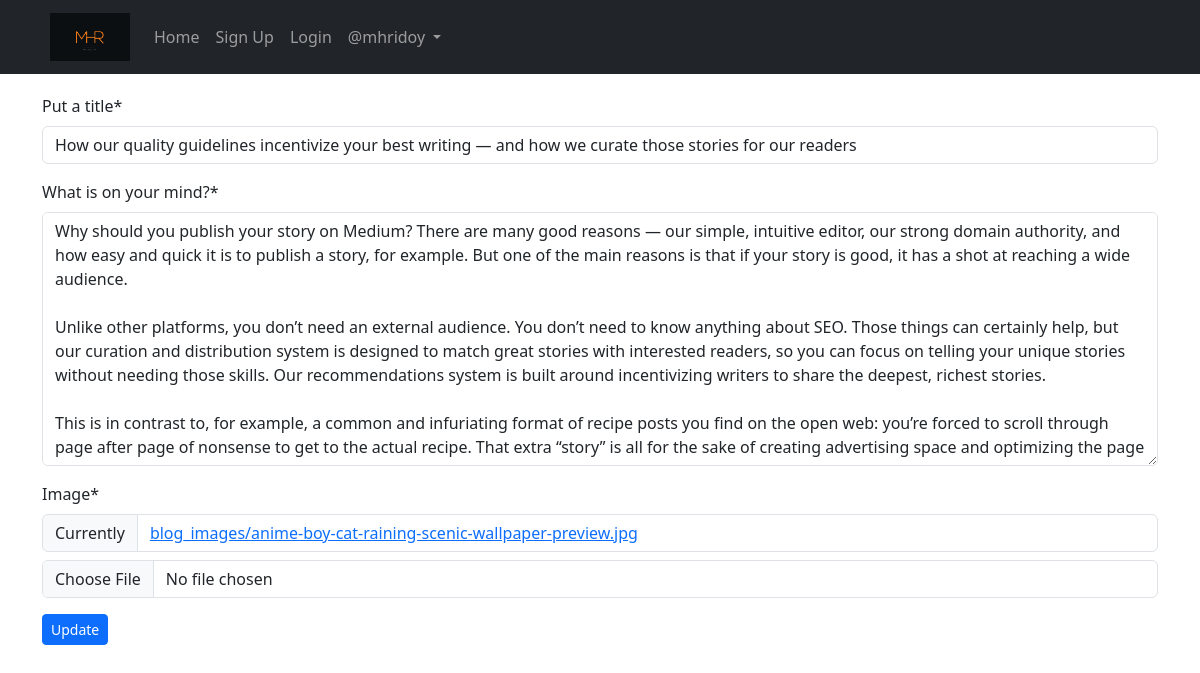
/blog/edit-blog/4/ (signed in), run on an earlier commit of the app's database.
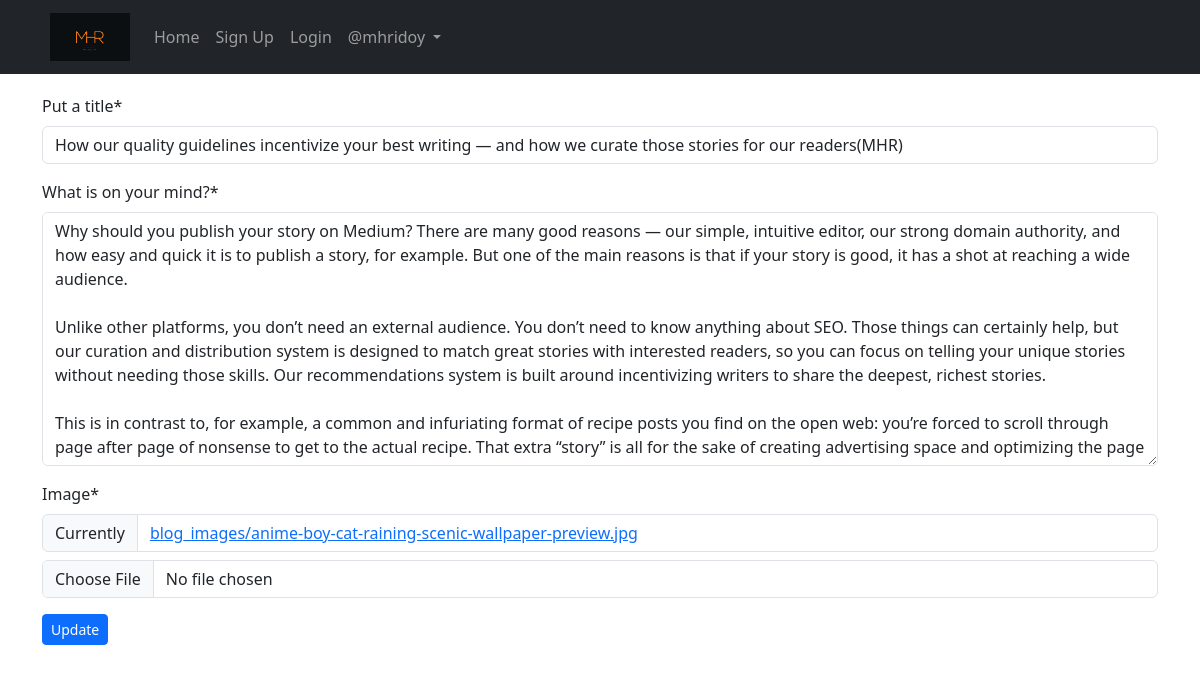
And on a later commit of the database.
### app_blog/models.py (models this page shows, shortened)
class Blog(models.Model):
    author = models.ForeignKey(User, on_delete=models.CASCADE, related_name='post_author')
    blog_title = models.CharField(max_length=264, verbose_name="Put a title")
    slug = models.SlugField(max_length=264, unique=True)
    blog_content = models.TextField(verbose_name="what is on your mind?")
    blog_image = models.ImageField(upload_to='blog_images', verbose_name="Image", validators=[FileExtensionValidator(allowed_extensions=['jpg', 'jpeg', 'png'])])
    publis_date = models.DateTimeField(auto_now_add=True)
    update_date = models.DateTimeField(auto_now=True)
    class Meta:
        ordering = ('-publis_date',)

### app_blog/views.py (the view, shortened to what this page needs)
# urls.py: path('edit-blog/<pk>/', views.EditBlog.as_view(), name="edit_blog"),
class EditBlog(LoginRequiredMixin, UpdateView):
    model = Blog
    fields = ('blog_title','blog_content', 'blog_image')
    template_name = 'app_blog/edit_blog.html'

### templates/app_blog/edit_blog.html (shortened to what this page needs)
{% extends 'base.html' %}
{% load crispy_forms_tags %}
{% block content %}
    {% if blog.author == user %}
        <form method="POST" enctype="multipart/form-data">
            {{ form|crispy }}
            <button type="submit" class="btn btn-primary btn-sm">Update</button>
        </form>
    {% else %}
        <p>You are not allowed to view this page: 404</p>
    {% endif %}
{% endblock %}

What changed in the data, as far as the page shows it:
changed Blog: blog_title "How our quality guidelines incentivize your best writing — and how we curate those stories for our readers" → "How our quality guidelines incentivize your best writing — and how we curate those stories for our readers(MHR)"
